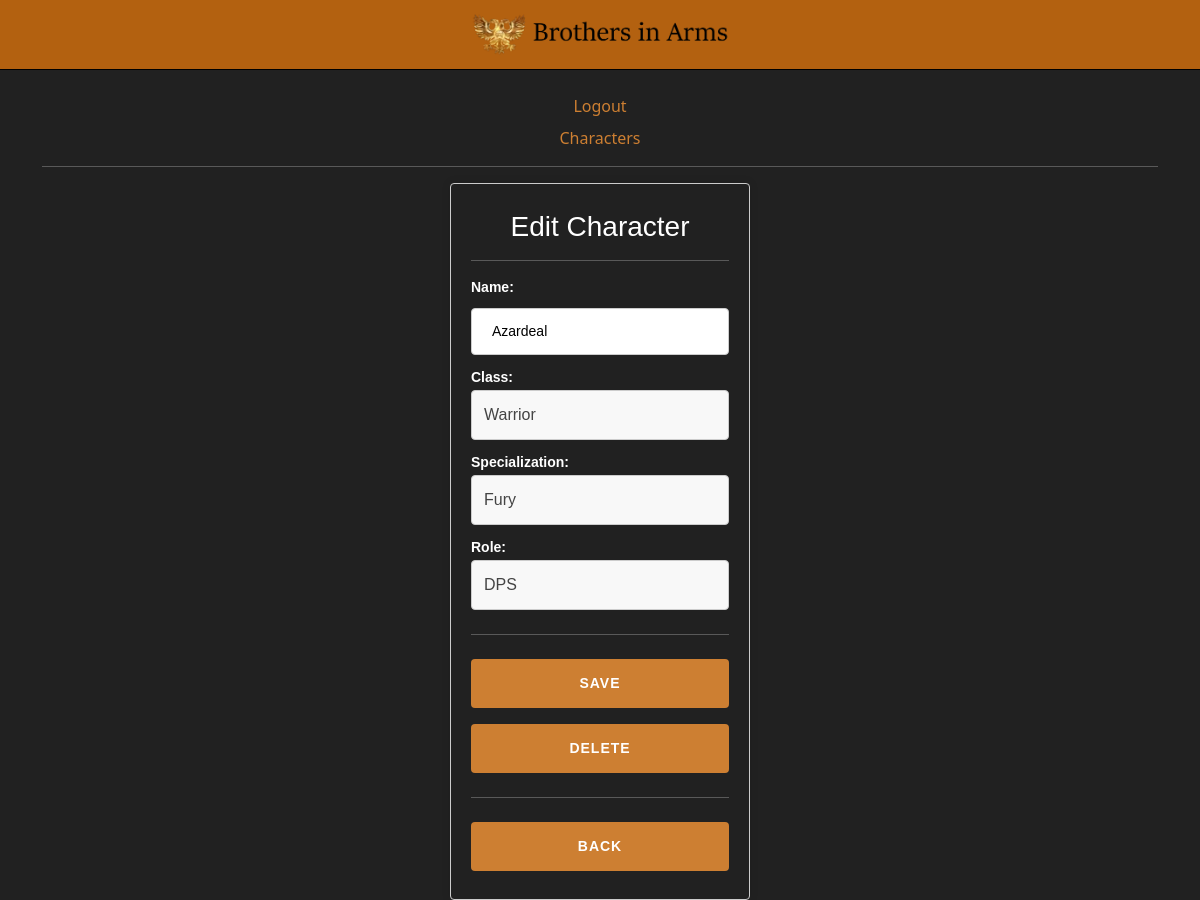
The page /home/characters/edit/2 (signed in) on the database its author committed.
### wowcalendar/models.py (models this page shows, shortened)
class Character(models.Model):
  profile_id = models.ForeignKey(Profile, on_delete=models.CASCADE, blank=False, null=False)
  name = models.CharField(max_length=100, blank=False, null=False, unique=True)
  class_id = models.IntegerField(default=0)
  class_name = models.CharField(max_length=100, blank=False, null=False, default="Warrior")
  spec = models.CharField(max_length=100, blank=True, null=True)
  role = models.CharField(max_length=100, blank=True, null=True)

class Class(models.Model):
  name = models.CharField(max_length=100, blank=False, null=False, unique=True)
  color = models.CharField(max_length=100, blank=False, null=False)

class Spec(models.Model):
  class_id = models.ForeignKey(Class, on_delete=models.CASCADE, blank=False, null=False)
  name = models.CharField(max_length=100, blank=False, null=False)

### wowcalendar/views.py (the view, shortened to what this page needs)
# urls.py: path('characters/edit/<int:char_id>', views.characterEditPage, name='charactersEdit'),
def characterEditPage(request, char_id):
  if request.user.is_authenticated:
    profile = Profile.objects.get(user_id=request.user)
    user = request.user
    if profile.role != "Restricted":
      characters = Character.objects.filter(profile_id=Profile.objects.get(user_id=request.user)).order_by('name')
      all_classes = Class.objects.filter().order_by('name')
      selected_character = Character.objects.get(id=char_id)
      current_profile_id = profile.user_id
      selected_class_profile_id = selected_character.profile_id.user_id
      if current_profile_id == selected_class_profile_id:
        if selected_character.class_id == -1:
          character_class = all_classes.first()
          specs_class = Spec.objects.filter(class_id=character_class).order_by('name')
          character_spec = specs_class.first()
          character_role = "DPS"
        else:
          character_class = Class.objects.get(id=selected_character.class_id)
          character_spec = selected_character.spec
          character_role = selected_character.role
        spec_dict = defaultdict(list)
        spec_dict = {}
        for char_class in all_classes:
          spec_list = []
          specs_class = Spec.objects.filter(class_id=char_class).order_by('name')
          for spec in specs_class:
            spec_list.append(spec.name)
          spec_dict[char_class.pk] = spec_list
        context_dict = {
            "profile" : profile,
            "user" : user,
            "selected_character" : selected_character,
            "character_class" : character_class,
            "character_spec" : character_spec,
            "character_role" : character_role,
            "characters" : characters,
            "all_classes" : all_classes,
            "spec_dict" : spec_dict,
            "dict_iterator" : range(1, len(spec_dict)+1)
          }
        return render(request, 'edit_character.html', context=context_dict)
      else:
        messages.warning(request, 'Invalid character')
        return redirect(characterPage)
    else:
      logout(request)
      messages.warning(request, 'Account restricted')
      return redirect(index)
  return redirect(index)

### wowcalendar/templatetags/templates_extra.py (called while the page is built)
@register.filter
def get_item(dictionary, key):
  return dictionary.get(key)

### wowcalendar/templates/edit_character.html (shortened to what this page needs)
{% load static %}
{% load templates_extra %}
<!DOCTYPE html>
  <html>
    <head>
      <link href="https://cdn.jsdelivr.net/npm/bootstrap@5.1.1/dist/css/bootstrap.min.css" rel="stylesheet">
      <link rel="stylesheet" href="/static/css/global.css">
      <link rel="stylesheet" href="/static/css/add_character.css">
    </head>
    <nav>
      <div class="logo">
        <a href="{% url 'index' %}"><img src="/static/images/bia-logo-1.png" alt="Logo"></a>
      </div>
    </nav>
    <body>
      <div class="container mt-4">
        <div class="generic-link mt-1 text-center">
          <a href="{% url 'logout' %}">Logout</a>
        </div>
        <div class="generic-link mt-1 text-center mt-2">
          <a href="{% url 'characters' %}">Characters</a>
        </div>
        <hr>
        <form method="post">
          <h2 class="form-heading">Edit Character</h2>
          <hr>
          <label for="name">Name:</label>
          <input type="text" id="name" name="name" value="{{ selected_character.name }}" required>
          <label for="class">Class:</label>
          <select id="class" name="class" class="mb-2" required>
            {% for class in all_classes %}
              {% if class.name == character_class.name %}
                <option value="{{ class.pk }}" selected="selected">{{ class.name }}</option>
              {% else %}
                <option value="{{ class.pk }}">{{ class.name }}</option>
              {% endif %}
            {% empty %}
              <option value="Unknown">Unknown</option>
            {% endfor %}
          </select>
          <label for="specialization">Specialization:</label>
          <select id="specialization" name="specialization" class="mb-2">
            {% for spec in spec_dict|get_item:character_class.pk %}
              {% if spec == character_spec %}
                <option value="{{ spec }}" selected="selected">{{ spec }}</option>
              {% else %}
                <option value="{{ spec }}">{{ spec }}</option>
              {% endif %}
            {% empty %}
              <option value="Unknown">Unknown</option>
            {% endfor %}
          </select>
          <label for="role">Role:</label>
          <select id="role" name="role" class="mb-2">
            {% if character_role == "dps" %}
              <option value="dps" selected="selected">DPS</option>
            {% else %}
              <option value="dps">DPS</option>
            {% endif %}
          </select>
          <hr>
          <input type="submit" name="edit_character" value="Save">
          <input type="submit" class="red" name="delete_character" value="Delete">
          <hr>
          <input type="button" onclick="location.href='{% url 'characters' %}';" value="Back" />
        </form>
      </div>
    </body>
  </html>

### wowcalendar/static/css/global.css (style rules this page uses)
:root { --primary-color: #cd7f32; --hover-primary-color: #b36110; --dark-primary-color: #804a15; --dark-hover-primary-color: #351e08; }
body { background: #212121; }
nav { display: flex; align-items: center; justify-content: center; height: 70px; background-color: var(--hover-primary-color); border-bottom: 1px solid black; color: #fff; }
hr { height: 1px; background-color: rgb(255, 255, 255); border: none; }
.logo { display: flex; align-items: center; justify-content: center; }
.logo a { font-size: 20px; font-weight: bold; color: #fff; text-decoration: none; }
.logo img { height: 45px; }
form { width: 300px; margin: 0 auto; text-align: left; padding: 20px; border: 1px solid #ccc; border-radius: 4px; box-shadow: 0 0 10px rgba(0,0,0,0.1); font-family: sans-serif; font-size: 14px; }
label { color: white; display: block; margin-bottom: 2px; margin-top: 4px; font-weight: bold; }
input[type="email"], input[type="text"], input[type="password"], input[type="date"], input[type="time"], textarea { width: 100%; padding: 12px 20px; margin: 8px 0; box-sizing: border-box; border: 1px solid #ccc; border-radius: 4px; outline: none; transition: 0.3s; }
input[type="submit"], input[type="button"] { width: 100%; background-color: var(--primary-color); color: white; padding: 14px 10px; margin: 8px 0; border: none; border-radius: 4px; cursor: pointer; font-weight: bold; text-transform: uppercase; letter-spacing: 1px; transition: 0.3s; }
.generic-link a { font-size: medium; color: var(--primary-color); text-decoration: none; transition: 0.3s; }
.form-heading { text-align: center; font-size: 28px; font-weight: 400; margin: 6px 0; color: rgb(255, 255, 255); }
select { width: 100%; padding: 12px; border: 1px solid #ccc; border-radius: 4px; box-sizing: border-box; font-size: 16px; background-color: #f8f8f8; color: #444; appearance: none; -webkit-appearance: none; }

### wowcalendar/static/css/add_character.css (style rules this page uses)
select { width: 100%; padding: 12px; border: 1px solid #ccc; border-radius: 4px; box-sizing: border-box; font-size: 16px; background-color: #f8f8f8; color: #444; appearance: none; -webkit-appearance: none; }
option { color: #444; font-size: 16px; background-color: #f8f8f8; }

### rows shown on the page
Character: name "Azardeal", role "DPS"
Class: specialization "Fury"

### other values the page prints
form field class "Warrior"
